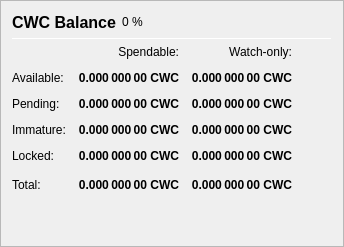
                   <widget class="QFrame" name="frame_Balances">
                    <property name="frameShape">
                     <enum>QFrame::StyledPanel</enum>
                    </property>
                    <property name="frameShadow">
                     <enum>QFrame::Raised</enum>
                    </property>
                    <layout class="QVBoxLayout" name="verticalLayout_4">
                     <item>
                      <layout class="QHBoxLayout" name="horizontalLayout_4">
                       <item>
                        <widget class="QLabel" name="label_5">
                         <property name="minimumSize">
                          <size>
                           <width>0</width>
                           <height>20</height>
                          </size>
                         </property>
                         <property name="font">
                          <font>
                           <pointsize>12</pointsize>
                           <weight>75</weight>
                           <bold>true</bold>
                          </font>
                         </property>
                         <property name="text">
                          <string>CWC Balance</string>
                         </property>
                        </widget>
                       </item>
                       <item>
                        <widget class="QLabel" name="labelCWCPercent">
                         <property name="text">
                          <string notr="true">0 %</string>
                         </property>
                        </widget>
                       </item>
                       <item>
                        <spacer name="horizontalSpacer_3">
                         <property name="orientation">
                          <enum>Qt::Horizontal</enum>
                         </property>
                         <property name="sizeHint" stdset="0">
                          <size>
                           <width>40</width>
                           <height>20</height>
                          </size>
                         </property>
                        </spacer>
                       </item>
                      </layout>
                     </item>
                     <item>
                      <widget class="Line" name="line_Balance">
                       <property name="minimumSize">
                        <size>
                         <width>0</width>
                         <height>1</height>
                        </size>
                       </property>
                       <property name="maximumSize">
                        <size>
                         <width>16777215</width>
                         <height>1</height>
                        </size>
                       </property>
                       <property name="orientation">
                        <enum>Qt::Horizontal</enum>
                       </property>
                      </widget>
                     </item>
                     <item>
                      <layout class="QGridLayout" name="gridLayout">
                       <property name="spacing">
                        <number>12</number>
                       </property>
                       <item row="0" column="1">
                        <widget class="QLabel" name="labelSpendable">
                         <property name="text">
                          <string>Spendable:</string>
                         </property>
                         <property name="alignment">
                          <set>Qt::AlignRight|Qt::AlignTrailing|Qt::AlignVCenter</set>
                         </property>
                        </widget>
                       </item>
                       <item row="0" column="2">
                        <widget class="QLabel" name="labelWatchonly">
                         <property name="text">
                          <string>Watch-only:</string>
                         </property>
                         <property name="alignment">
                          <set>Qt::AlignRight|Qt::AlignTrailing|Qt::AlignVCenter</set>
                         </property>
                        </widget>
                       </item>
                       <item row="1" column="0">
                        <widget class="QLabel" name="labelBalanceText">
                         <property name="text">
                          <string>Available:</string>
                         </property>
                        </widget>
                       </item>
                       <item row="1" column="1">
                        <widget class="QLabel" name="labelBalance">
                         <property name="font">
                          <font>
                           <weight>75</weight>
                           <bold>true</bold>
                          </font>
                         </property>
                         <property name="cursor">
                          <cursorShape>IBeamCursor</cursorShape>
                         </property>
                         <property name="toolTip">
                          <string>Your current spendable balance</string>
                         </property>
                         <property name="text">
                          <string notr="true">0.000 000 00 CWC</string>
                         </property>
                         <property name="alignment">
                          <set>Qt::AlignRight|Qt::AlignTrailing|Qt::AlignVCenter</set>
                         </property>
                         <property name="textInteractionFlags">
                          <set>Qt::LinksAccessibleByMouse|Qt::TextSelectableByKeyboard|Qt::TextSelectableByMouse</set>
                         </property>
                        </widget>
                       </item>
                       <item row="1" column="2">
                        <widget class="QLabel" name="labelWatchAvailable">
                         <property name="font">
                          <font>
                           <weight>75</weight>
                           <bold>true</bold>
                          </font>
                         </property>
                         <property name="cursor">
                          <cursorShape>IBeamCursor</cursorShape>
                         </property>
                         <property name="toolTip">
                          <string>Your current balance in watch-only addresses</string>
                         </property>
                         <property name="text">
                          <string notr="true">0.000 000 00 CWC</string>
                         </property>
                         <property name="alignment">
                          <set>Qt::AlignRight|Qt::AlignTrailing|Qt::AlignVCenter</set>
                         </property>
                         <property name="textInteractionFlags">
                          <set>Qt::LinksAccessibleByMouse|Qt::TextSelectableByKeyboard|Qt::TextSelectableByMouse</set>
                         </property>
                        </widget>
                       </item>
                       <item row="2" column="0">
                        <widget class="QLabel" name="labelPendingText">
                         <property name="text">
                          <string>Pending:</string>
                         </property>
                        </widget>
                       </item>
                       <item row="2" column="1">
                        <widget class="QLabel" name="labelUnconfirmed">
                         <property name="font">
                          <font>
                           <weight>75</weight>
                           <bold>true</bold>
                          </font>
                         </property>
                         <property name="cursor">
                          <cursorShape>IBeamCursor</cursorShape>
                         </property>
                         <property name="toolTip">
                          <string>Total of transactions that have yet to be confirmed, and do not yet count toward the spendable balance</string>
                         </property>
                         <property name="text">
                          <string notr="true">0.000 000 00 CWC</string>
                         </property>
                         <property name="alignment">
                          <set>Qt::AlignRight|Qt::AlignTrailing|Qt::AlignVCenter</set>
                         </property>
                         <property name="textInteractionFlags">
                          <set>Qt::LinksAccessibleByMouse|Qt::TextSelectableByKeyboard|Qt::TextSelectableByMouse</set>
                         </property>
                        </widget>
                       </item>
                       <item row="2" column="2">
                        <widget class="QLabel" name="labelWatchPending">
                         <property name="font">
                          <font>
                           <weight>75</weight>
                           <bold>true</bold>
                          </font>
                         </property>
                         <property name="cursor">
                          <cursorShape>IBeamCursor</cursorShape>
                         </property>
                         <property name="toolTip">
                          <string>Unconfirmed transactions to watch-only addresses</string>
                         </property>
                         <property name="text">
                          <string notr="true">0.000 000 00 CWC</string>
                         </property>
                         <property name="alignment">
                          <set>Qt::AlignRight|Qt::AlignTrailing|Qt::AlignVCenter</set>
                         </property>
                         <property name="textInteractionFlags">
                          <set>Qt::LinksAccessibleByMouse|Qt::TextSelectableByKeyboard|Qt::TextSelectableByMouse</set>
                         </property>
                        </widget>
                       </item>
                       <item row="3" column="0">
                        <widget class="QLabel" name="labelImmatureText">
                         <property name="text">
                          <string>Immature:</string>
                         </property>
                        </widget>
                       </item>
                       <item row="3" column="1">
                        <widget class="QLabel" name="labelImmature">
                         <property name="font">
                          <font>
                           <weight>75</weight>
                           <bold>true</bold>
                          </font>
                         </property>
                         <property name="cursor">
                          <cursorShape>IBeamCursor</cursorShape>
                         </property>
                         <property name="toolTip">
                          <string>Staked or masternode rewards that has not yet matured</string>
                         </property>
                         <property name="text">
                          <string notr="true">0.000 000 00 CWC</string>
                         </property>
                         <property name="alignment">
                          <set>Qt::AlignRight|Qt::AlignTrailing|Qt::AlignVCenter</set>
                         </property>
                         <property name="textInteractionFlags">
                          <set>Qt::LinksAccessibleByMouse|Qt::TextSelectableByKeyboard|Qt::TextSelectableByMouse</set>
                         </property>
                        </widget>
                       </item>
                       <item row="3" column="2">
                        <widget class="QLabel" name="labelWatchImmature">
                         <property name="font">
                          <font>
                           <weight>75</weight>
                           <bold>true</bold>
                          </font>
                         </property>
                         <property name="cursor">
                          <cursorShape>IBeamCursor</cursorShape>
                         </property>
                         <property name="toolTip">
                          <string>Staked or masternode rewards in watch-only addresses that has not yet matured</string>
                         </property>
                         <property name="text">
                          <string notr="true">0.000 000 00 CWC</string>
                         </property>
                         <property name="alignment">
                          <set>Qt::AlignRight|Qt::AlignTrailing|Qt::AlignVCenter</set>
                         </property>
                         <property name="textInteractionFlags">
                          <set>Qt::LinksAccessibleByMouse|Qt::TextSelectableByKeyboard|Qt::TextSelectableByMouse</set>
                         </property>
                        </widget>
                       </item>
                       <item row="4" column="0">
                        <widget class="QLabel" name="labelLockedBalanceText">
                         <property name="toolTip">
                          <string>Locked CWC or Masternode collaterals. These are excluded from zCWC minting.</string>
                         </property>
                         <property name="text">
                          <string>Locked:</string>
                         </property>
                        </widget>
                       </item>
                       <item row="4" column="1">
                        <widget class="QLabel" name="labelLockedBalance">
                         <property name="font">
                          <font>
                           <weight>75</weight>
                           <bold>true</bold>
                          </font>
                         </property>
                         <property name="cursor">
                          <cursorShape>IBeamCursor</cursorShape>
                         </property>
                         <property name="toolTip">
                          <string>Locked CWC or Masternode collaterals. These are excluded from zCWC minting.</string>
                         </property>
                         <property name="text">
                          <string notr="true">0.000 000 00 CWC</string>
                         </property>
                         <property name="alignment">
                          <set>Qt::AlignRight|Qt::AlignTrailing|Qt::AlignVCenter</set>
                         </property>
                         <property name="textInteractionFlags">
                          <set>Qt::LinksAccessibleByMouse|Qt::TextSelectableByKeyboard|Qt::TextSelectableByMouse</set>
                         </property>
                        </widget>
                       </item>
                       <item row="4" column="2">
                        <widget class="QLabel" name="labelWatchLocked">
                         <property name="font">
                          <font>
                           <weight>75</weight>
                           <bold>true</bold>
                          </font>
                         </property>
                         <property name="cursor">
                          <cursorShape>IBeamCursor</cursorShape>
                         </property>
                         <property name="toolTip">
                          <string>Current locked balance in watch-only addresses</string>
                         </property>
                         <property name="text">
                          <string notr="true">0.000 000 00 CWC</string>
                         </property>
                         <property name="alignment">
                          <set>Qt::AlignRight|Qt::AlignTrailing|Qt::AlignVCenter</set>
                         </property>
                         <property name="textInteractionFlags">
                          <set>Qt::LinksAccessibleByMouse|Qt::TextSelectableByKeyboard|Qt::TextSelectableByMouse</set>
                         </property>
                        </widget>
                       </item>
                       <item row="5" column="0">
                        <widget class="QLabel" name="labelTotalText">
                         <property name="toolTip">
                          <string>Your current cryptowithacause balance, unconfirmed and immature transactions included</string>
                         </property>
                         <property name="text">
                          <string>Total:</string>
                         </property>
                        </widget>
                       </item>
                       <item row="5" column="1">
                        <widget class="QLabel" name="labelTotal">
                         <property name="font">
                          <font>
                           <weight>75</weight>
                           <bold>true</bold>
                          </font>
                         </property>
                         <property name="cursor">
                          <cursorShape>IBeamCursor</cursorShape>
                         </property>
                         <property name="toolTip">
                          <string>Your current cryptowithacause balance, unconfirmed and immature transactions included</string>
                         </property>
                         <property name="text">
                          <string notr="true">0.000 000 00 CWC</string>
                         </property>
                         <property name="alignment">
                          <set>Qt::AlignRight|Qt::AlignTrailing|Qt::AlignVCenter</set>
                         </property>
                         <property name="textInteractionFlags">
                          <set>Qt::LinksAccessibleByMouse|Qt::TextSelectableByKeyboard|Qt::TextSelectableByMouse</set>
                         </property>
                        </widget>
                       </item>
                       <item row="5" column="2">
                        <widget class="QLabel" name="labelWatchTotal">
                         <property name="font">
                          <font>
                           <weight>75</weight>
                           <bold>true</bold>
                          </font>
                         </property>
                         <property name="cursor">
                          <cursorShape>IBeamCursor</cursorShape>
                         </property>
                         <property name="toolTip">
                          <string>Current total balance in watch-only addresses</string>
                         </property>
                         <property name="text">
                          <string notr="true">0.000 000 00 CWC</string>
                         </property>
                         <property name="alignment">
                          <set>Qt::AlignRight|Qt::AlignTrailing|Qt::AlignVCenter</set>
                         </property>
                         <property name="textInteractionFlags">
                          <set>Qt::LinksAccessibleByMouse|Qt::TextSelectableByKeyboard|Qt::TextSelectableByMouse</set>
                         </property>
                        </widget>
                       </item>
                       <item row="5" column="3">
                        <spacer name="horizontalSpacer_9">
                         <property name="orientation">
                          <enum>Qt::Horizontal</enum>
                         </property>
                         <property name="sizeHint" stdset="0">
                          <size>
                           <width>40</width>
                           <height>20</height>
                          </size>
                         </property>
                        </spacer>
                       </item>
                      </layout>
                     </item>
                     <item>
                      <spacer name="verticalSpacer_3">
                       <property name="orientation">
                        <enum>Qt::Vertical</enum>
                       </property>
                       <property name="sizeHint" stdset="0">
                        <size>
                         <width>20</width>
                         <height>40</height>
                        </size>
                       </property>
                      </spacer>
                     </item>
                    </layout>
                   </widget>
